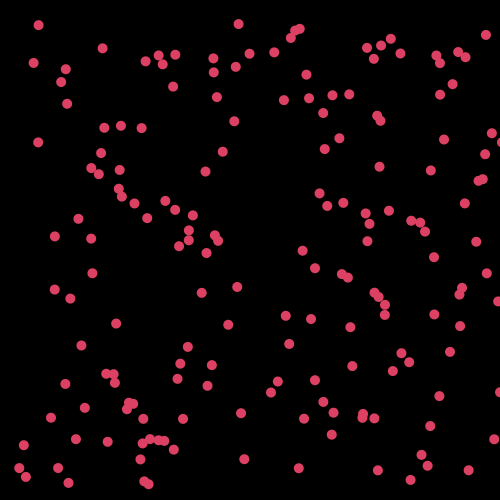
Frame 1 (no input)
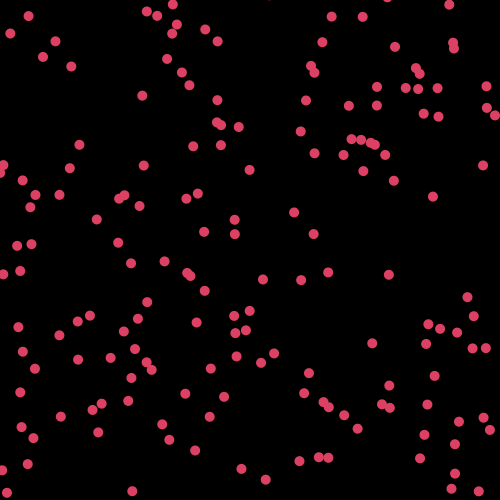
Frame 60 (the mouse pressed at the canvas centre just before this capture)
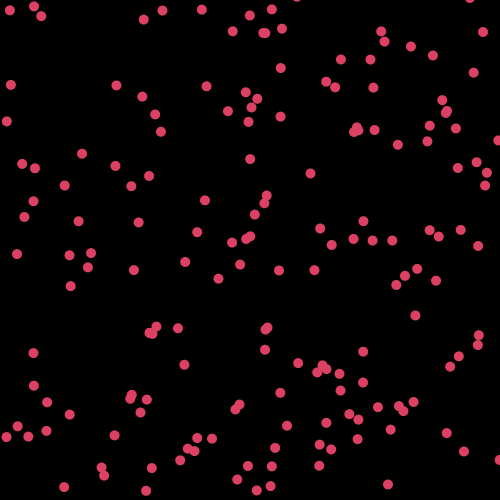
Frame 120 (the mouse held since frame 60 and released just before this capture)

The Processing sketch that drew these frames (run headless with seeded random() and noise(); from frame 60 on, the mouse is pressed at the canvas centre):

// Processing sketch: processing_33879
// ── processing_33879.pde

int numberCircle=175;

float[] circleX =new float[numberCircle];
float[] circleY =new float[numberCircle];

float[] velXcircleX=new float[numberCircle];
float[] velYcircleY=new float[numberCircle];


void setup() {

     size(500,500);
     for(int i=0; i<numberCircle; i++){
     circleX[i] =random(10,width-10);
     circleY[i] =random(10,width-10);
     velXcircleX[i] =random(20);
     velYcircleY[i] =random(15);

   }
}


void draw() {


 background(0);
 fill(220,65,100);
 noStroke();
 for(int i=0;i<numberCircle;i++)
 {
 circleX[i]+=velXcircleX[i];
 circleY[i]+=velYcircleY[i];
 ellipse(circleX[i],circleY[i],10,10);


 if((circleX[i]<=0)||(circleX[i]>=width-10)) {
   velXcircleX[i]=-velXcircleX[i];
 }

 if((circleY[i]<=0)||(circleY[i]>=height-10)) {
   velYcircleY[i]=-velYcircleY[i];
 }
 }
}
